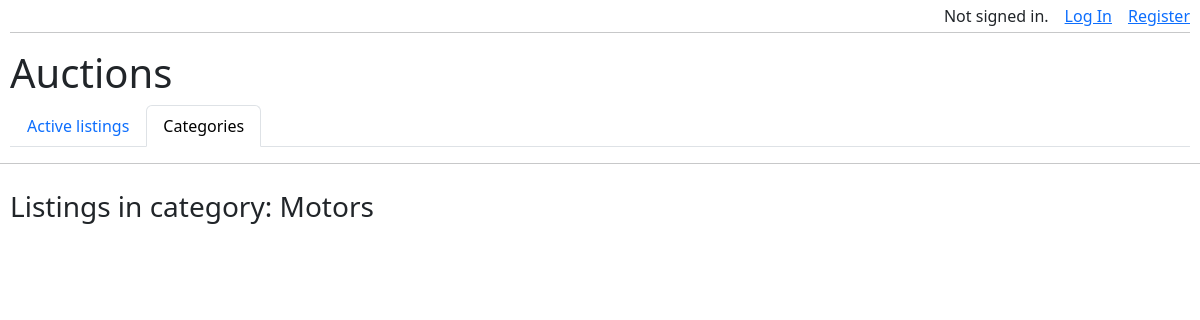
Page /category/motors on the earlier database version.
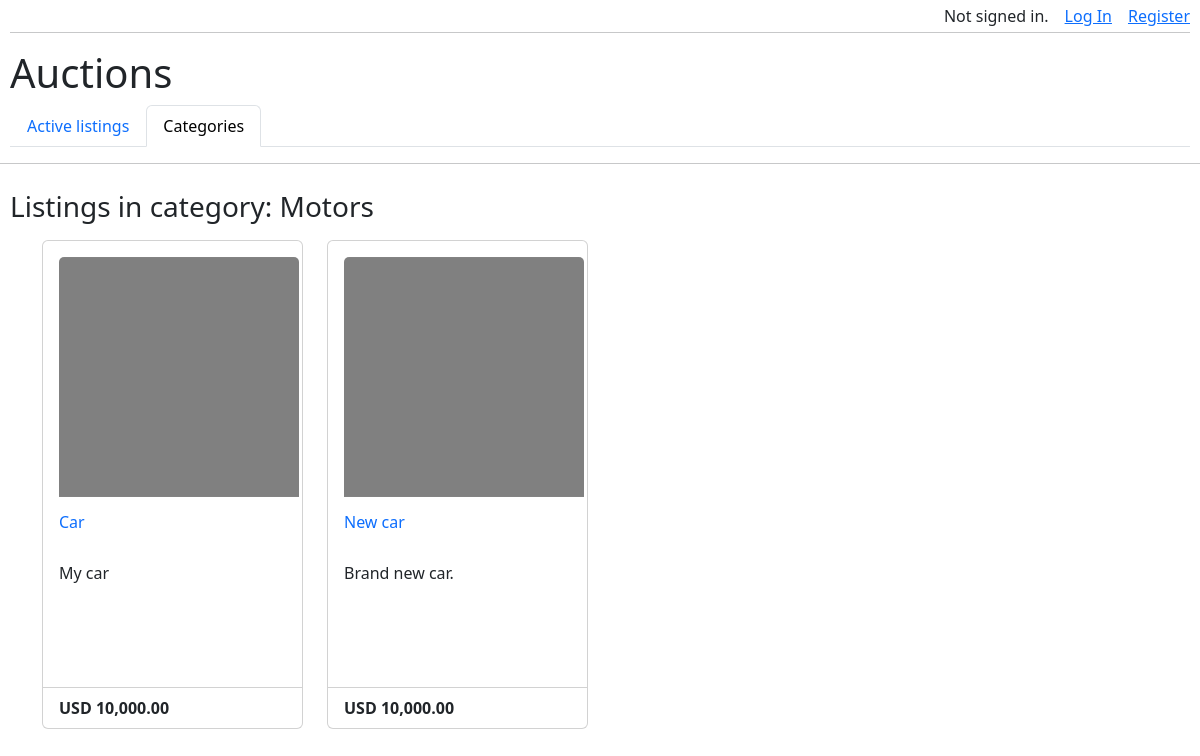
Same page on the later database version.
### auctions/models.py (models this page shows, shortened)
class Category(models.Model):
    name = models.CharField(max_length=100, db_index=True, verbose_name='Name')
    slug = models.SlugField(max_length=100, db_index=True, unique=True, verbose_name='URL part (unique)')
    class Meta:
        verbose_name_plural = 'Categories'
        verbose_name = 'Category'

class Listing(models.Model):
    creator = models.ForeignKey('User', blank=True, null=True, on_delete=models.PROTECT, related_name="creator",
                                verbose_name='Creator')
    title = models.CharField(max_length=250, db_index=True, verbose_name='Title')
    slug = models.SlugField(max_length=300, db_index=True, unique=True, verbose_name='URL part (slug)')
    cat = models.ForeignKey('Category', verbose_name='Category', on_delete=models.CASCADE)
    price = models.FloatField(verbose_name='Starting bid')
    description = models.TextField(blank=True, verbose_name='Description')
    image = models.URLField(null=True, blank=True, verbose_name='Image url')
    timestamp = models.DateTimeField(auto_now_add=True, verbose_name='Timestamp')
    is_active = models.BooleanField(default=True, verbose_name='Is currently active')
    winner = models.ForeignKey('User', blank=True, null=True, on_delete=models.PROTECT,
                               related_name="winner", verbose_name='Winner')
    def get_absolute_url(self):
        return reverse('show_listing', kwargs={'listing_slug': self.slug})
    def usd_price(self):
        return "USD {:,.2f}".format(self.price)

### auctions/views.py (the view)
# urls.py: path('category/<slug:cat_slug>', views.show_category, name='show_category'),
def show_category(request, cat_slug):
    category = Category.objects.get(slug=cat_slug)
    cat_listings = Listing.objects.filter(cat=category).order_by("-id")
    pagination_range = 12
    paginator = Paginator(cat_listings, pagination_range)
    page_number = request.GET.get("page")
    page_obj = paginator.get_page(page_number)
    context = {
        'context_menu_pos': 2,
        'category': category,
        'page_obj': page_obj,
    }
    return render(request, "auctions/show_category.html", context)

### auctions/context_processor.py (called while the page is built)
def standard_interface(request):
    return {'menu': menu}

### auctions/templates/auctions/show_category.html (shortened to what this page needs)
{% extends "auctions/layout.html" %}
{% block body %}
    <h3>Listings in category: {{ category.name }}</h3>
    <div class="container mt-3">
    <div class="row row-cols-1 row-cols-md-3 g-4">
    {% for listing in page_obj %}
    <div class="col-lg-3 col-md-6">
        <div class="card">
        <div class="card-body">
            {% if listing.image %}
        <div class="img-top"><a href="{{ listing.get_absolute_url }}"><img src="{{ listing.image }}" class="card-img-top" alt="Not Found" onerror=""></a></div>
            {% else %}
            {% load static %}
        <div class="img-top"><a href="{{ listing.get_absolute_url }}"><img src="{% static 'auctions/no_image.png' %}" class="card-img-top" alt="Not Found" onerror=""></a></div>
            {% endif %}
        <h6 class="card-title mt-3"><a href="{{ listing.get_absolute_url }}">
            {{ listing.title|truncatechars:70 }}
        </a></h6>
         <div class="card-text">{{ listing.description|linebreaks }}</div>
        </div>
        <div class="card-footer bg-transparent">
                <b>{{ listing.usd_price }}</b>
        </div>
        </div>
        </div>
    {% endfor %}
    </div>
    </div>
{% endblock %}

Differences in the rows shown:
added Listing: title "Car", description "My car", usd_price "USD 10,000.00"
added Listing: title "New car", description "Brand new car.", usd_price "USD 10,000.00"
